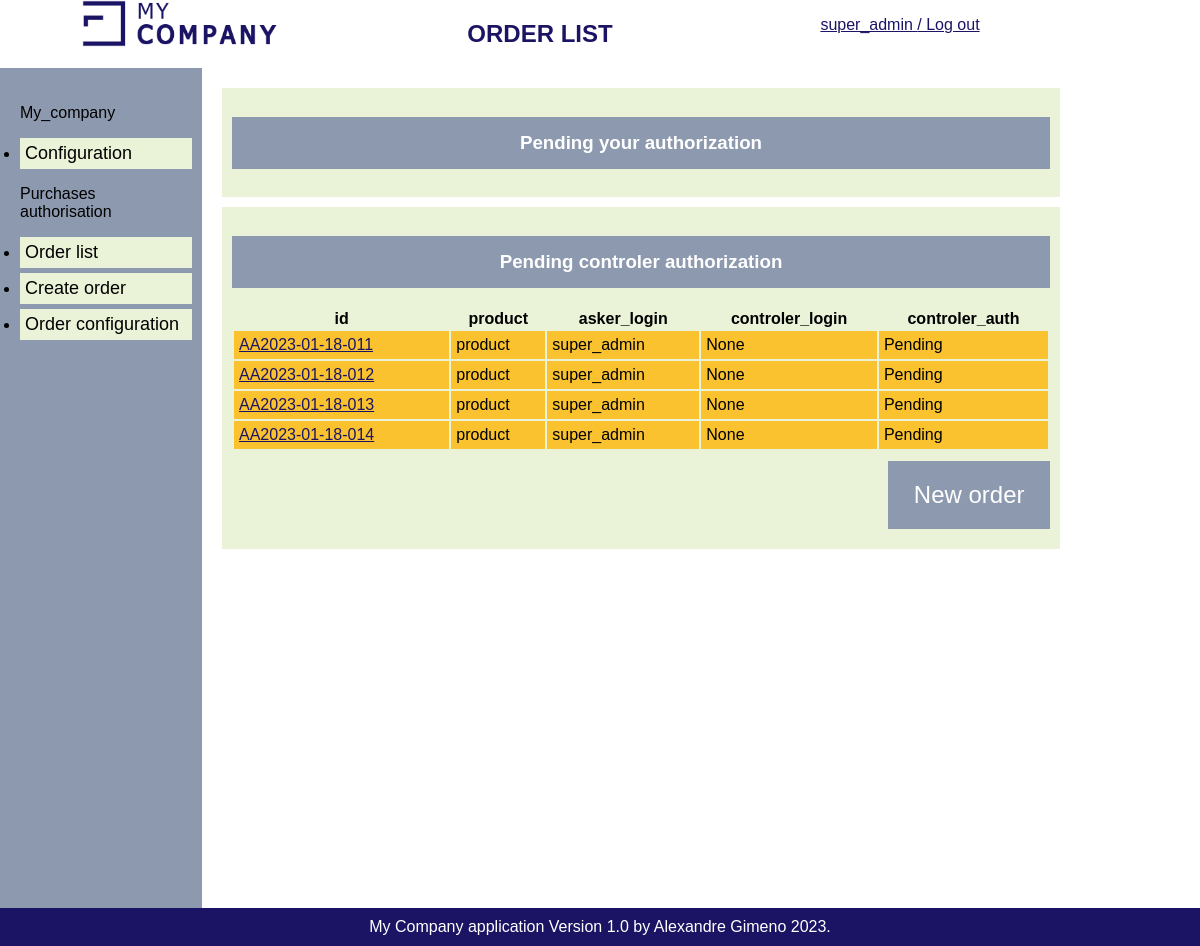
The page /order/ (signed in) on the database as committed earlier.
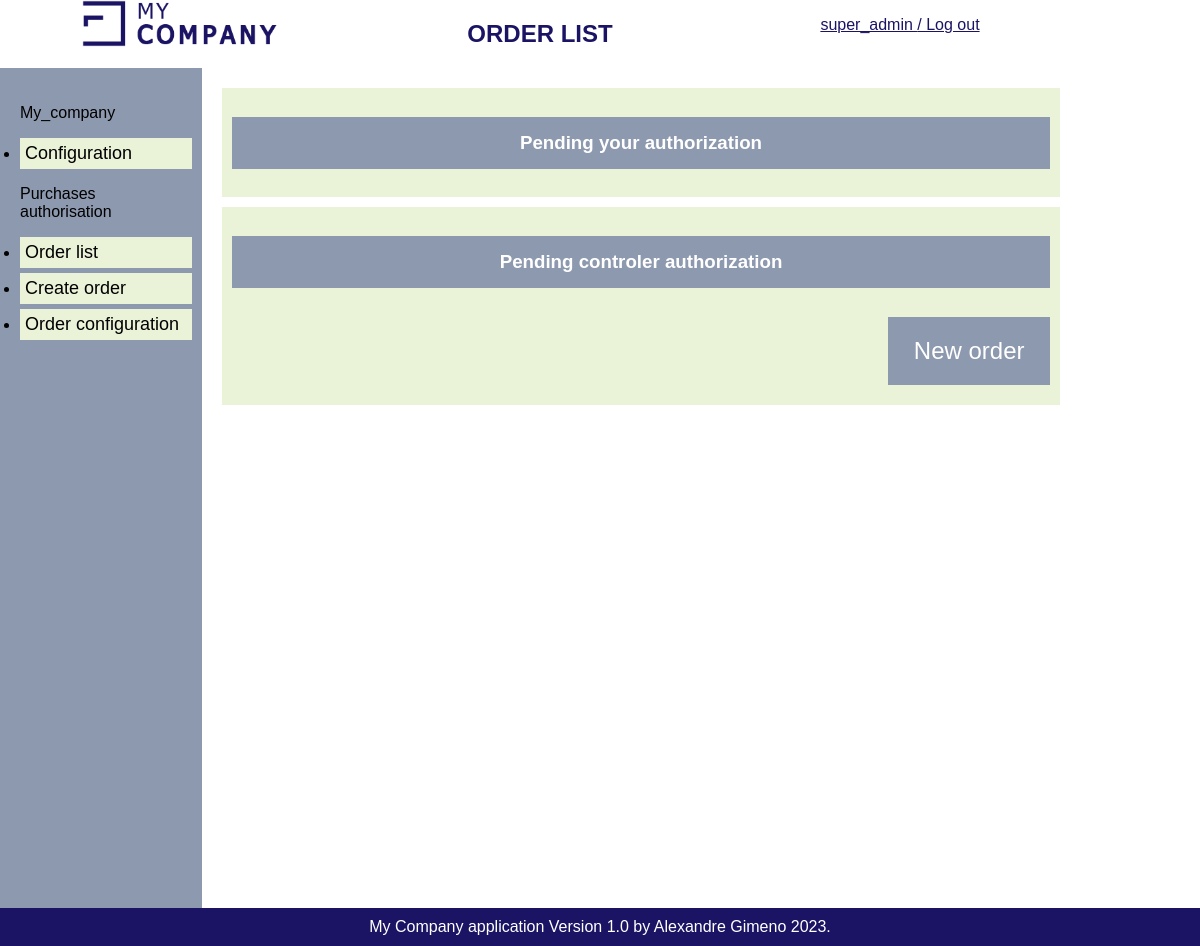
The same page on the database as committed later.
### authentication/models.py (models this page shows)
class User(AbstractUser):
    def __str__(self):
        return f'{self.username}'

### purchases_auth/models.py (models this page shows, shortened)
class Order(models.Model):
    class auth_status(models.TextChoices):
        AUTHORIZED = 'Authorized'
        REFUSED = 'Refused'
        PENDING = 'Pending'
    order_id = models.fields.CharField(max_length=17, unique=True)
    date = models.fields.DateField(auto_now=True)
    asker_login = models.ForeignKey(settings.AUTH_USER_MODEL, on_delete=models.CASCADE)
    purchase_type = models.ForeignKey(Purchase_type, on_delete=models.CASCADE)
    branch = models.ForeignKey(Branch, on_delete=models.CASCADE)
    process = models.ForeignKey(Process, on_delete=models.CASCADE)
    payment_method = models.ForeignKey(Payment_method, on_delete=models.CASCADE)
    product = models.fields.CharField(max_length=17)
    price = models.fields.IntegerField()
    asker_comment = models.fields.TextField(max_length = 100, blank=True)
    vendor = models.fields.CharField(max_length=17)
    unit_price = models.fields.IntegerField(blank=True)
    delivery_date = models.fields.DateField()
    controler_login = models.ForeignKey(User, null=True, on_delete=models.CASCADE, related_name='order_controler')
    controler_auth = models.fields.CharField(choices=auth_status.choices, default=auth_status.PENDING, max_length=10)
    controler_comment = models.fields.TextField(max_length = 100, blank=True)

### purchases_auth/views.py (the view)
# urls.py: path('order/', views.order_list, name='order-list'),
@login_required
def order_list(request):
    asker_order =Order.objects.filter(asker_login=request.user.id)
    controler_order =Order.objects.filter(controler_login=request.user.id, controler_auth="Pending")
    return render(request,
    'purchases_auth/order.html',
    {'asker_order': asker_order, 'controler_order': controler_order})

### purchases_auth/templates/purchases_auth/order.html (shortened to what this page needs)
{% extends 'base.html' %}
{% block title %}ORDER LIST{% endblock %}
{% block content %}
<div class="orders-list">
    <div>
        <div class="box">
            <h3>Pending your authorization</h3>
        </div>
        <div class="box">
            <h3>Pending controler authorization</h3>
            <table>
                <thead>
                    {% if asker_order %}
                    <tr>
                        <th>id</th>
                        <th>product</th>
                        <th>asker_login</th>
                        <th>controler_login</th>
                        <th>controler_auth</th>
                    </tr>
                    {% endif %}
                </thead>
                <tbody>
                    {% for asker_order in asker_order %}
                    <tr value="{{ asker_order.controler_auth }}">
                        <td><a href="{% url 'order-detail' asker_order.id %}">{{ asker_order.order_id }}</a></td>
                        <td>{{ asker_order.product }}</td>
                        <td>{{ asker_order.asker_login }}</td>
                        <td>{{ asker_order.controler_login }}</td>
                        <td>{{ asker_order.controler_auth }}</td>
                    </tr>
                    {% endfor %}
                </tbody>
            </table>
            <div class="box-new-btn">
                <a href="{% url 'order-create' %}"><button class="new-btn">New order</button></a></td>
            </div>
        </div>
    </div>
</div>
{% endblock %}

### templates/base.html (shortened to what this page needs)
{% load static %}
<html>
    <head>
        <link rel="stylesheet" href="{% static 'styles.css' %}" />
    </head>
    <body>
        <header>
            <div class = "col">
                <img src="{% static 'logo_entreprise.png' %}" alt="logo_entreprise" width="200"/>
            </div>
            <div class = "col">
                <h2>{% block title %}{% endblock %}</h2>
            </div>
            <div class = "col">
                {% if user.is_authenticated %}
                    <p><a href="{% url 'logout' %}"> {{ request.user }} / Log out</a></p>
                {% else %}
                    <h4><a href="{% url 'login' %}">Log in</a></h4>
                {% endif %}
            </div>
        </header>
        <div class = "main">
            <nav>
                <p>My_company</p>
                <ul>
                    <li>
                        <a href="{% url 'config-home' %}">Configuration</a>
                    </li>
                </ul>
                <p>Purchases authorisation</p>
                <ul>
                    <li>
                        <a href="{% url 'order-list' %}">Order list</a>
                    </li>
                    <li>
                        <a href="{% url 'order-create' %}">Create order</a>
                    </li>
                    <li>
                        <a href="{% url 'order-config' %}">Order configuration</a>
                    </li>
                </ul>
            </nav>
            <div>
                {% block content %}{% endblock %}
            </div>
        </div>
        <footer>
            My Company application Version 1.0 by Alexandre Gimeno 2023.
        </footer>
    </body>
</html>

### purchases_auth/static/styles.css (style rules this page uses)
:root { --color-blue: #1B1464; --color-gray: #8D99AE; --color-orange: #F9C22E; --color-red: #E4572E; --color-green: #20BF55; --color-beige: #EAF2D7; --color-darkbeige: #CEE1A3; }
* { font-family: Arial, sans-serif; }
a { color: var(--color-blue); }
body { width: 100%; margin: 0 auto; }
header { background-color: white ; color: var(--color-blue); display: flex; vertical-align: middle; }
header .col { float: left; width: 30%; text-align: center; }
.main { width: 90%; }
nav { float: left; width: 15%; height: 100%; background-color: var(--color-gray); padding: 20px; }
nav ul { margin: 0; padding: 0; }
nav li { background-color: var(--color-beige); width: 100%; padding: 5px; margin-bottom: 5px; }
nav li a { text-decoration: none; color: black; font-size: large; }
.orders-list { display: grid; padding: 10px; }
.orders-list .box { padding: 10px; margin-bottom: 10px; background-color: var(--color-beige); }
.orders-list div { padding: 10px; }
.orders-list h3 { padding: 15px; text-align: center; color: white; background-color: var(--color-gray); }
.orders-list .box-new-btn { text-align: right; padding-right: 0; }
.orders-list .new-btn { width: 20%; text-align: center; font-size: x-large; border: none; padding: 20px; background-color: var(--color-gray); }
.orders-list .new-btn { color: white; text-decoration: none; }
footer { clear: both; background-color: #1B1464; color: white; padding: 10px; text-align: center; }

Rows that differ between the two databases and show on the page:
removed Order: order_id "AA2023-01-18-011", product "product", asker_login "super_admin", controler_login "None", controler_auth "Pending"
removed Order: order_id "AA2023-01-18-012", product "product", asker_login "super_admin", controler_login "None", controler_auth "Pending"
removed Order: order_id "AA2023-01-18-013", product "product", asker_login "super_admin", controler_login "None", controler_auth "Pending"
removed Order: order_id "AA2023-01-18-014", product "product", asker_login "super_admin", controler_login "None", controler_auth "Pending"
Other text that changed with them:
text no longer shown: "id product asker_login controler_login controler_auth"
